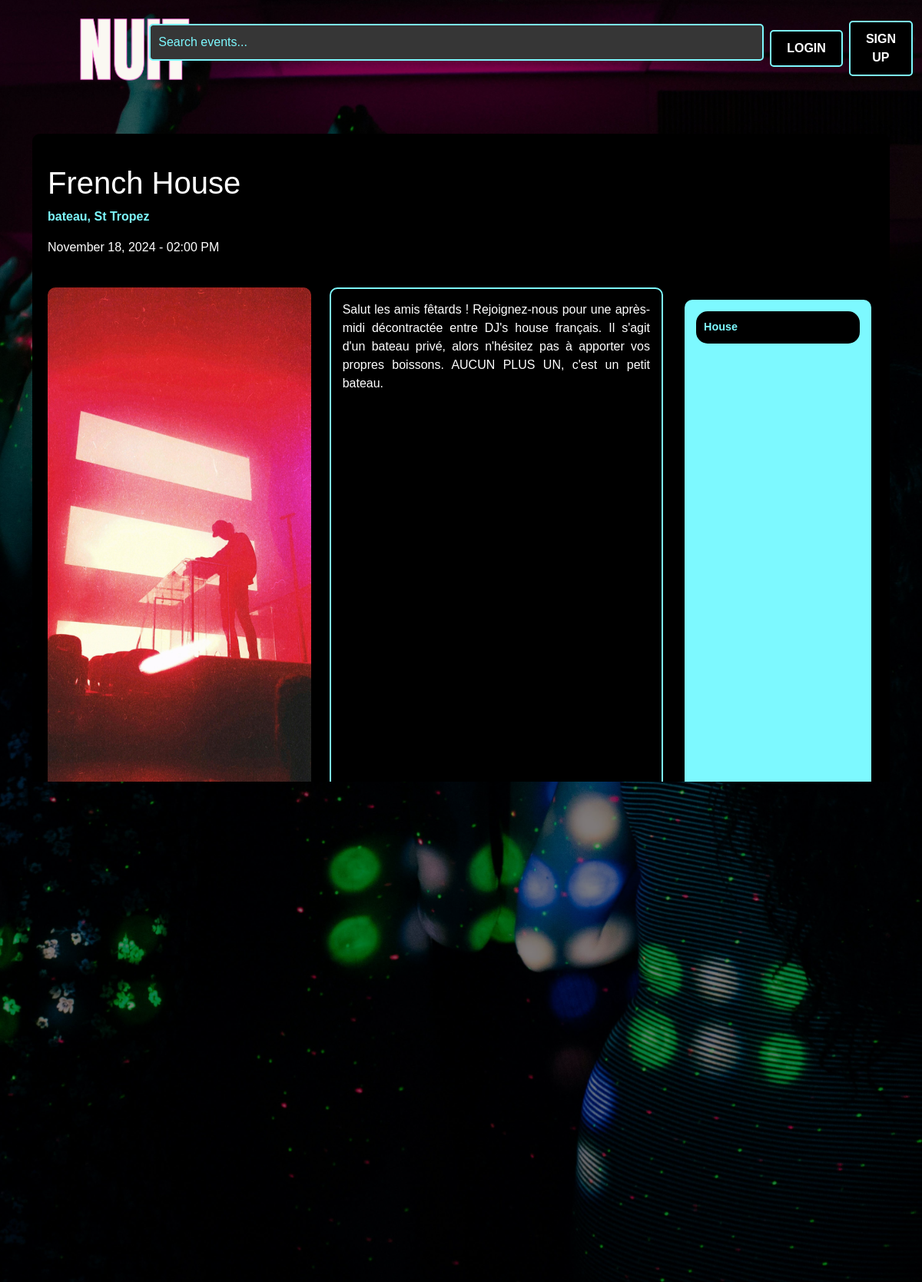
Screenshot of /event-details/2 with the database file from the repository.
### NUIT/models.py (models this page shows, shortened)
class Event(db.Model):
    id = db.Column(db.Integer, primary_key=True)
    name = db.Column(db.String(100), nullable=False)
    location = db.Column(db.String(100), nullable=False)
    date = db.Column(db.DateTime, nullable=False)
    description = db.Column(db.Text, nullable=True)
    available_tickets = db.Column(db.Integer, nullable=False)
    categories = db.Column(db.String(200), nullable=False)
    status = db.Column(db.String(200), default="Tickets available", nullable=False)
    image = db.Column(db.String(100), nullable=True)
    creator_id = db.Column(db.Integer, db.ForeignKey('user.id'), nullable=False)
    comments = db.relationship('Comment', backref='event', lazy=True)
    bookings = db.relationship('Booking', backref='event', lazy=True)

class Comment(db.Model):
    id = db.Column(db.Integer, primary_key=True)
    text = db.Column(db.String(500), nullable=False)
    created_at = db.Column(db.DateTime, default=datetime.now(timezone.utc))
    user_id = db.Column(db.Integer, db.ForeignKey('user.id'), nullable=False)
    event_id = db.Column(db.Integer, db.ForeignKey('event.id'), nullable=False)

class User(db.Model, UserMixin):
    id = db.Column(db.Integer, primary_key=True)
    first_name = db.Column(db.String(100), nullable=False)
    last_name = db.Column(db.String(100), nullable=False)
    email = db.Column(db.String(100), unique=True, nullable=False)
    password_hash = db.Column(db.String(128), nullable=False)
    comments = db.relationship('Comment', backref='user', lazy=True)
    bookings = db.relationship('Booking', backref='user', lazy=True)
    created_events = db.relationship('Event', backref='creator', lazy=True)

### NUIT/views.py (the view)
@main_bp.route('/event-details/<int:event_id>', methods=['GET', 'POST'])
def event_details(event_id):
    event = Event.query.get_or_404(event_id)
    comments = Comment.query.filter_by(event_id=event_id).all()
    comment_form = CommentForm()
    booking_form = BookingForm()
    return render_template('event_details.html', event=event, comments=comments, comment_form=comment_form, booking_form=booking_form)

### NUIT/forms.py (shortened to what this page needs)
class CommentForm(FlaskForm):
    text = TextAreaField("Comment", validators=[InputRequired(), Length(max=500)])
    submit = SubmitField("Post")

class BookingForm(FlaskForm):
    quantity = IntegerField("Ticket Quantity", validators=[InputRequired(), NumberRange(min=1)])
    user_id = HiddenField("UserID", validators=[InputRequired()])
    event_id = HiddenField("EventID", validators=[InputRequired()])
    submit = SubmitField("Book Now")

### NUIT/templates/event_details.html (shortened to what this page needs)
{% extends "base.html" %} {% from "bootstrap5/form.html" import render_form %}
{% block content %}
<div class="container mt-5">
  <div class="section-background">
    <div class="row d-flex justify-content-between align-items-center">
      <div class="col-md-6">
        <h1>{{ event.name }}</h1>
        <p class="location">{{ event.location }}</p>
        <p>{{ event.date.strftime('%B %d, %Y - %I:%M %p') }}</p>
      </div>
    </div>
    <div class="row d-flex align-items-stretch mt-4">
      <div class="col-md-4 d-flex justify-content-center align-items-stretch">
        <img
        src="{{ url_for('static', filename=event.image.replace('nuit/static/', '')) }}"
        alt="Event Image"
        class="img-fluid"
        style="max-width: 100%; border-radius: 10px"
      />
      </div>
      <div class="col-md-5 d-flex flex-column">
        <div
          class="description d-flex flex-column justify-content-between"
          style="
            background-color: black;
            color: white;
            border: 2px solid #7df9ff;
            padding: 15px;
            border-radius: 10px;
            height: 100%;
          "
        >
          <p style="text-align: justify">{{ event.description }}</p>
        </div>
      </div>
      <div
        class="col-md-3 d-flex flex-column justify-content-start p-3 align-items-stretch"
      >
        <div class="music-tags d-flex flex-column justify-content-start">
          {% for category in event.categories.split(',') %}
          <span class="pill-tag">{{ category }}</span>
          {% endfor %}
        </div>
      </div>
    </div>
    <div class="row mt-5">
      <h3>Comments</h3>
      {% for comment in comments %}
          <div class="card p-3 mb-3 comment-card">
            <p class="username">{{ comment.user.first_name }} {{ comment.user.last_name }}</p>
              <p>{{ comment.text }}</p>
              <small>Posted on {{ comment.created_at.strftime('%B %d, %Y') }}</small>
          </div>
      {% endfor %}
        </div>
        {% if current_user.is_authenticated %}
        <h4>Leave a Comment</h4>
        <form
          method="POST"
          action="{{ url_for('event_bp.post_comment', event_id=event.id) }}"
        >
          {{ comment_form.hidden_tag() }}
          <div class="mb-3">
            {{ comment_form.text.label(class="form-label") }} {{
              comment_form.text(class="form-control", rows="3") }}
          </div>
          {{ comment_form.submit(class="btn btn-primary") }}
        </form>
        {% else %}
        <p>Login or Sign Up to leave a comment.</p>
          {% endif %}
      </div>
    </div>
  </div>
{% endblock %}

### NUIT/templates/base.html (shortened to what this page needs)
<html>
  <head>
    <link
      href="https://cdn.jsdelivr.net/npm/bootstrap@5.3.2/dist/css/bootstrap.min.css"
      rel="stylesheet"
    />
    <link
      rel="stylesheet"
      href="{{ url_for('static', filename='css/styles.css') }}"
    />
  </head>
  <body>
    <header>
      <nav class="navbar navbar-expand-lg navbar-dark bg-dark">
        <div
          class="container-fluid d-flex justify-content-between align-items-center"
        >
          <a class="navbar-brand" href="{{ url_for('main.index') }}">
            <img src="static/img/logo.png" alt="Nuit Logo" class="logo" />
          </a>
          <form
            method="GET"
            action="{{ url_for('main.index') }}"
            class="d-flex mx-auto"
          >
            <input
              class="form-control"
              type="search"
              name="search"
              placeholder="Search events..."
              aria-label="Search"
              style="width: 800px"
            />
          </form>
          {% if current_user.is_authenticated %}
          <div class="d-flex ms-2">
            <a href="{{ url_for('main.create_event') }}">
              <button class="btn">Create Event +</button>
            </a>
          </div>
          <div class="d-flex ms-2">
            <a href="{{ url_for('main.user_events') }}" class="btn"
              >My Events</a
            >
          </div>
          <div class="d-flex ms-2">
            <a href="{{ url_for('main.booking_history') }}" class="btn"
              >Booking History</a
            >
          </div>
          <div class="d-flex ms-2">
            <a href="{{ url_for('auth.logout') }}" class="btn">Log Out</a>
          </div>
          {% else %}
          <div class="d-flex ms-2">
            <button
              type="button"
              class="btn btn-filter"
              data-bs-toggle="modal"
              data-bs-target="#loginModal"
            >
              Login
            </button>
          </div>
          <div class="d-flex ms-2">
            <button
              type="button"
              class="btn"
              data-bs-toggle="modal"
              data-bs-target="#registerModal"
            >
              SIGN UP
            </button>
            {% endif %}
          </div>
        </div>
      </nav>
      <div class="container-fluid">
       {% block content %} {% endblock %}
    </header>
    <footer class="footer bg-dark text-white text-center py-3 mt-auto">
      <p>2024 NUIT - Event Management. Jessica williams - N10194363</p>
    </footer>
  </body>
</html>

### NUIT/static/css/styles.css (style rules this page uses)
body, h1, h2, h3, h4, h5, h6, p, a, button, input, footer, .search-bar { font-family: Verdana, Geneva, sans-serif; }
h3,h4 { color: rgb(179, 24, 109); font-weight: bold; }
html, body { height: 100%; margin: 0; }
body { display: flex; flex-direction: column; justify-content: space-between; }
.navbar { background-color: transparent !important; border: none; }
.logo { height: 100px; width: auto; max-width: 100%; margin-left: 80px; margin-right: 20px; }
.btn { background-color: #000000; color: white; border: 2px solid rgb(125, 249, 255); padding: 10px 20px; border-radius: 5px; font-weight: bold; text-transform: uppercase; transition: background-color 0.3s ease, border-color 0.3s ease; }
.location { color: #7DF9FF; font-weight: bold; }
body { background-image: url('../img/background.jpg'); background-size: cover; background-position: center; background-repeat: no-repeat; background-attachment: fixed; color: white; position: relative; z-index: 0; }
body::before { content: ""; position: fixed; top: 0; left: 0; width: 100%; height: 100%; background-color: rgba(0, 0, 0, 0.5); z-index: -1; }
.section-background { background-color: black; padding: 40px 20px; margin-bottom: 40px; border-radius: 10px; }
.description { word-wrap: break-word; }
.footer { background-color: #000000 !important; color: white !important; padding: 20px; text-align: center; border-top: 2px solid #7DF9FF; flex-shrink: 0; }
.music-tags { background-color: #7DF9FF; border-radius: 10px; padding: 15px; width: 100%; box-sizing: border-box; height: 100%; }
.pill-tag { background-color: black; color: #7DF9FF; border-radius: 15px; padding: 10px; font-size: 0.9rem; font-weight: bold; margin-bottom: 10px; }
.comment-card { background-color: black; border: 2px solid rgb(179, 24, 109); color: white; }
.comment-card small { color: lightgray; }
.form-control { background-color: rgb(54, 54, 54); color: #7DF9FF; border: 2px solid #7DF9FF; border-radius: 5px; padding: 10px; }
.form-control::placeholder { color: #7DF9FF; }

### rows the page displays
Event: name "French House", location "bateau, St Tropez", date "November 18, 2024 - 02:00 PM", image (picture), description "Salut les amis fêtards ! Rejoignez-nous pour une après-midi décontractée entre DJ's house français. Il s'agit d'un bateau privé, alors n'hésitez pas à apporter vos propres boissons. AUCUN PLUS UN, c'est un petit bateau.", categories "House"
Comment: user.first_name "Jessica", user.last_name "Williams", text "Bonjour! Une Ticket Sil vous plait :D", created_at "October 29, 2024"
Comment: user.first_name "Michel", created_at "October 29, 2024"
